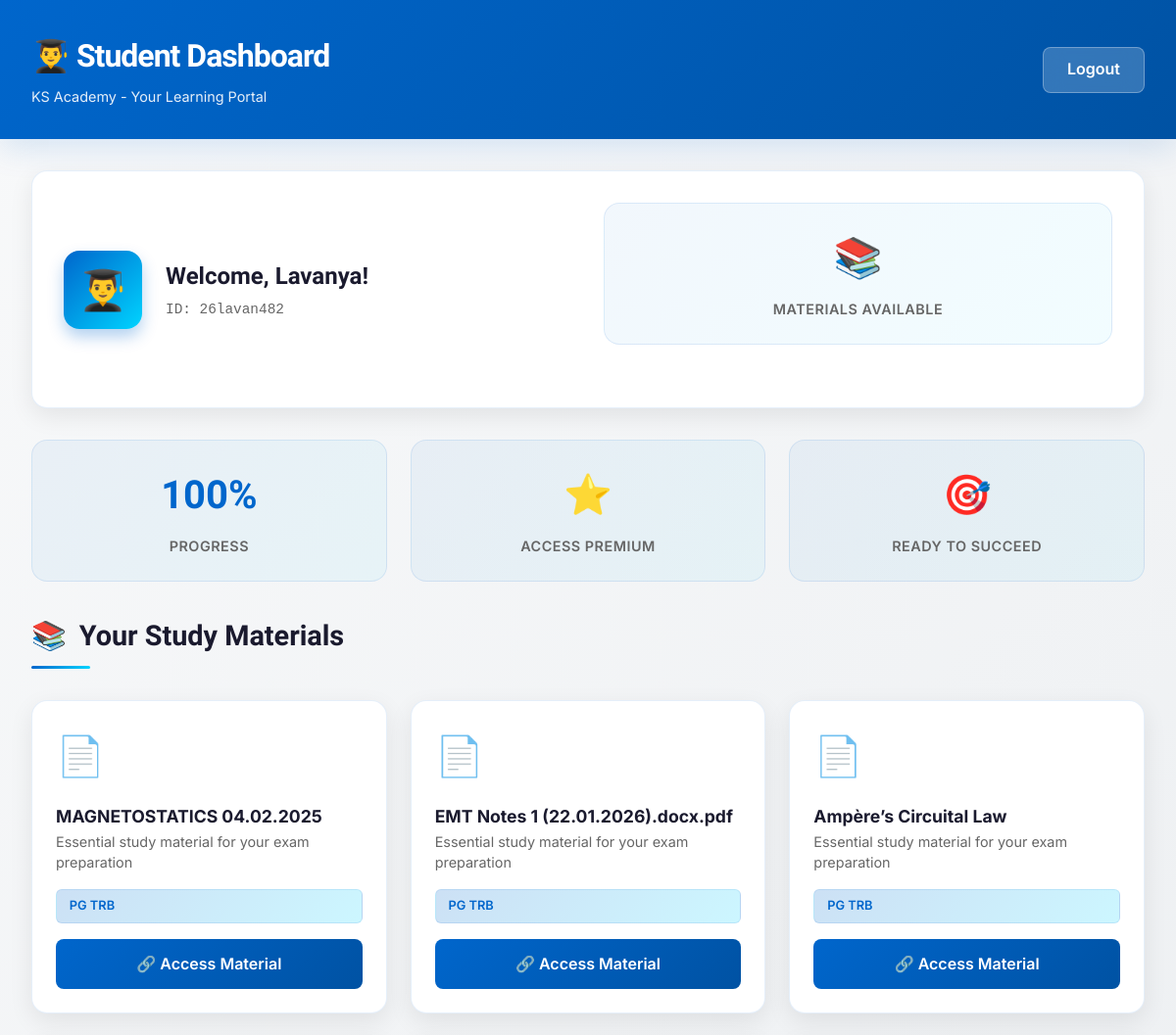
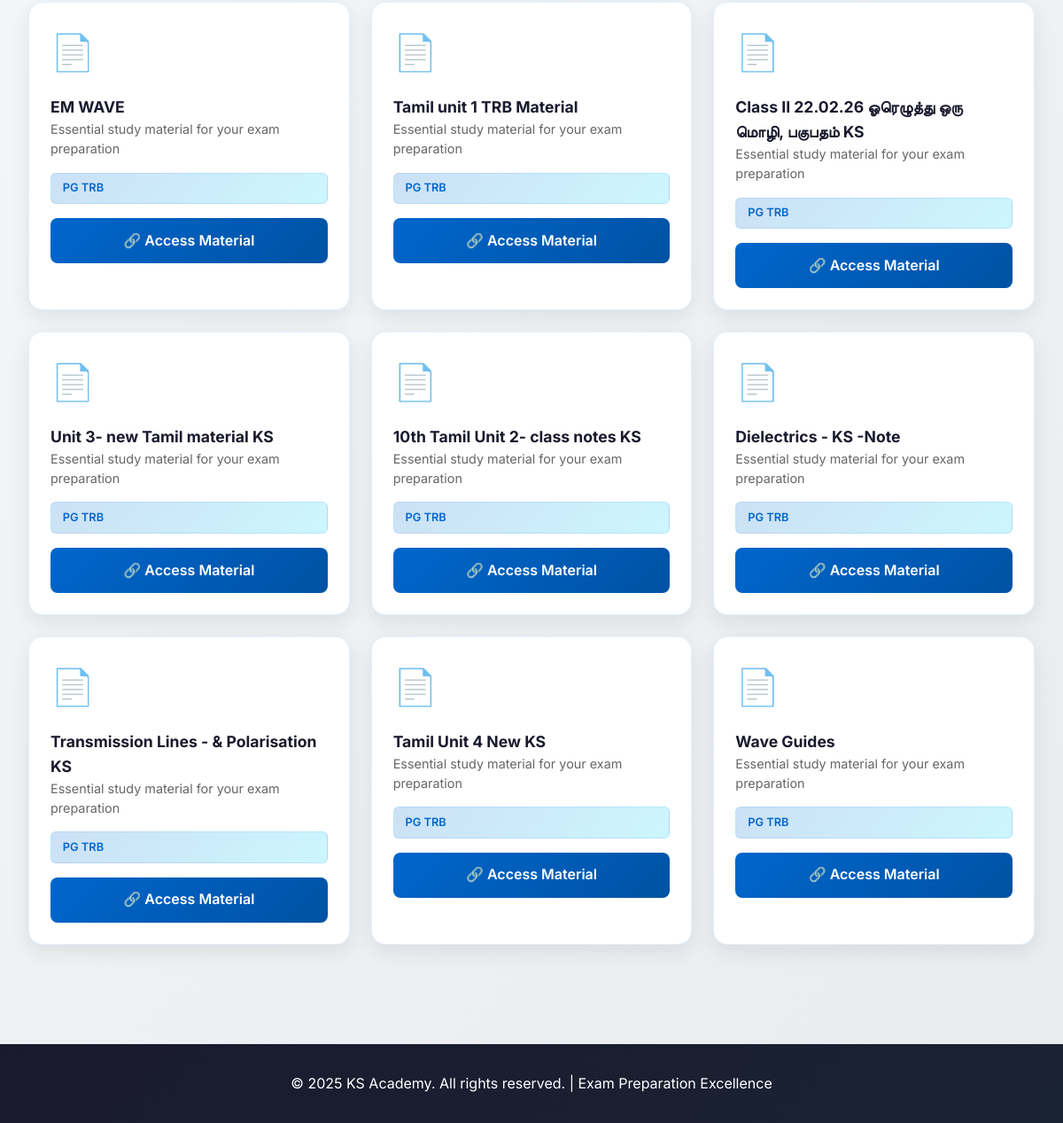
/student (signed in), run on the app's committed database (2 pictures, top to bottom).
### tables this page shows
CREATE TABLE students (
        id INTEGER PRIMARY KEY AUTOINCREMENT,
        name TEXT NOT NULL,
        userid TEXT NOT NULL UNIQUE,
        password TEXT NOT NULL,
        category TEXT NOT NULL
    );

CREATE TABLE materials (
        id INTEGER PRIMARY KEY AUTOINCREMENT,
        title TEXT NOT NULL,
        link TEXT NOT NULL,
        category TEXT NOT NULL
    );

### app.py (the view)
@app.route('/student')
def student():
    if not session.get('user') or session['user'] == 'admin':
        return redirect('/login')
    with get_db() as con:
        cur = con.cursor()
        cur.execute("SELECT name, category FROM students WHERE userid = ?", (session['user'],))
        student_data = cur.fetchone()
        if student_data:
            materials = con.execute("SELECT * FROM materials WHERE category = ?", (student_data[1],)).fetchall()
        else:
            materials = []
    return render_template("student.html",
                           student_name=student_data[0] if student_data else '',
                           userid=session.get('user'),
                           materials=materials)

### app.py (called while the page is built)
def get_db():
    conn = sqlite3.connect('data.db', check_same_thread=False)
    return conn

### templates/student.html (shortened to what this page needs)
<!DOCTYPE html>
<html lang="en">
<head>
</head>
<body>
    <header>
        <div class="header-container">
            <div class="header-content">
                <h1>👨‍🎓 Student Dashboard</h1>
                <p class="header-subtitle">KS Academy - Your Learning Portal</p>
            </div>
            <a href="{{ url_for('logout') }}" class="logout-btn">Logout</a>
        </div>
    </header>
    <div class="container">
        <section class="profile-section">
            <div class="profile-content">
                <div class="profile-avatar">👨‍🎓</div>
                <div class="profile-info">
                    <h2>Welcome, {{ student_name }}!</h2>
                    <p class="profile-id">ID: {{ userid }}</p>
                </div>
            </div>
            <div class="stats-grid">
                <div class="stat-card">
                    <div class="stat-value">📚</div>
                    <div class="stat-label">Materials Available</div>
                </div>
            </div>
        </section>
        <div class="stats-grid">
            <div class="stat-card">
                <div class="stat-value">100%</div>
                <div class="stat-label">Progress</div>
            </div>
            <div class="stat-card">
                <div class="stat-value">⭐</div>
                <div class="stat-label">Access Premium</div>
            </div>
            <div class="stat-card">
                <div class="stat-value">🎯</div>
                <div class="stat-label">Ready to Succeed</div>
            </div>
        </div>
        <section>
            <div class="section-header">
                <h3>
                    <span>📚</span>
                    Your Study Materials
                </h3>
                <div class="section-underline"></div>
            </div>
            {% if materials %}
            <div class="materials-grid">
                {% for mat in materials %}
                <div class="material-card">
                    <div class="material-icon">📄</div>
                    <div>
                        <h4 class="material-title">{{ mat[1] }}</h4>
                        <p class="material-description">Essential study material for your exam preparation</p>
                    </div>
                    <div class="material-category">{{ mat[3] if mat|length > 3 else 'Study Material' }}</div>
                    <a href="{{ mat[2] }}" target="_blank" class="material-link">
                        🔗 Access Material
                    </a>
                </div>
                {% endfor %}
            </div>
            {% else %}
            <div class="empty-state">
                <div class="empty-state-icon">📭</div>
                <h4>No Materials Yet</h4>
                <p>Your study materials will appear here. Check back soon!</p>
            </div>
            {% endif %}
        </section>
    </div>
    <footer>
        <p>&copy; 2025 KS Academy. All rights reserved. | Exam Preparation Excellence</p>
    </footer>
</body>
</html>

### templates/student.html (style rules this page uses)
:root { --primary: #0066cc; --primary-dark: #0052a3; --secondary: #ff6b35; --accent: #00d4ff; --success: #2ecc71; --text-dark: #1a1a2e; --text-light: #f5f5f5; --bg-light: #f8f9fa; --border-color: rgba(0, 102, 204, 0.1); }
* { margin: 0; padding: 0; box-sizing: border-box; }
html { scroll-behavior: smooth; }
body { font-family: 'Inter', -apple-system, BlinkMacSystemFont, 'Segoe UI', sans-serif; background: linear-gradient(135deg, var(--bg-light) 0%, #e9ecef 100%); color: var(--text-dark); line-height: 1.6; }
header { background: linear-gradient(135deg, var(--primary) 0%, var(--primary-dark) 100%); color: white; padding: 2rem; box-shadow: 0 8px 32px rgba(0, 102, 204, 0.15); animation: slideInDown 0.6s ease-out; }
.header-container { max-width: 1200px; margin: 0 auto; display: flex; justify-content: space-between; align-items: center; }
.header-content h1 { font-family: 'Clash Display', sans-serif; font-size: 2rem; font-weight: 700; letter-spacing: -1px; margin-bottom: 0.25rem; }
.header-subtitle { font-size: 0.9rem; opacity: 0.9; }
.logout-btn { background: rgba(255, 255, 255, 0.2); color: white; padding: 0.6rem 1.5rem; border: 1px solid rgba(255, 255, 255, 0.3); border-radius: 8px; text-decoration: none; font-weight: 600; transition: all 0.3s ease; backdrop-filter: blur(10px); }
.container { max-width: 1200px; margin: 0 auto; padding: 2rem; }
.profile-section { background: white; padding: 2rem; border-radius: 16px; box-shadow: 0 8px 24px rgba(0, 0, 0, 0.08); margin-bottom: 2rem; animation: slideInUp 0.6s ease-out; border: 1px solid var(--border-color); display: grid; grid-template-columns: 1fr 1fr; gap: 2rem; align-items: center; }
.profile-content { display: flex; align-items: center; gap: 1.5rem; }
.profile-avatar { width: 80px; height: 80px; background: linear-gradient(135deg, var(--primary), var(--accent)); border-radius: 16px; display: flex; align-items: center; justify-content: center; font-size: 2.5rem; box-shadow: 0 8px 16px rgba(0, 102, 204, 0.3); }
.profile-info h2 { font-family: 'Clash Display', sans-serif; font-size: 1.5rem; margin-bottom: 0.25rem; }
.profile-id { color: #666; font-size: 0.9rem; font-family: 'Space Mono', monospace; }
.stats-grid { display: grid; grid-template-columns: repeat(auto-fit, minmax(200px, 1fr)); gap: 1.5rem; margin-bottom: 2rem; }
.stat-card { background: linear-gradient(135deg, rgba(0, 102, 204, 0.05), rgba(0, 212, 255, 0.05)); padding: 1.5rem; border-radius: 16px; border: 1px solid var(--border-color); text-align: center; transition: all 0.3s ease; animation: scaleIn 0.6s ease-out; }
.stat-value { font-family: 'Clash Display', sans-serif; font-size: 2.5rem; font-weight: 700; color: var(--primary); margin-bottom: 0.5rem; }
.stat-label { color: #666; font-size: 0.9rem; font-weight: 600; text-transform: uppercase; letter-spacing: 0.5px; }
.section-header { margin-bottom: 2rem; }
.section-header h3 { font-family: 'Clash Display', sans-serif; font-size: 1.8rem; color: var(--text-dark); display: flex; align-items: center; gap: 0.8rem; margin-bottom: 0.5rem; }
.section-underline { width: 60px; height: 3px; background: linear-gradient(90deg, var(--primary), var(--accent)); border-radius: 2px; }
.materials-grid { display: grid; grid-template-columns: repeat(auto-fill, minmax(300px, 1fr)); gap: 1.5rem; margin-bottom: 2rem; }
.material-card { background: white; border-radius: 16px; padding: 1.5rem; box-shadow: 0 8px 24px rgba(0, 0, 0, 0.08); border: 1px solid var(--border-color); transition: all 0.3s ease; animation: slideInUp 0.6s ease-out; display: flex; flex-direction: column; gap: 1rem; }
.material-icon { font-size: 2.5rem; }
.material-title { font-weight: 700; font-size: 1.1rem; color: var(--text-dark); }
.material-description { color: #666; font-size: 0.9rem; line-height: 1.5; }
.material-category { display: inline-block; background: linear-gradient(135deg, rgba(0, 102, 204, 0.2), rgba(0, 212, 255, 0.2)); color: var(--primary); padding: 0.4rem 0.8rem; border-radius: 6px; font-size: 0.8rem; font-weight: 600; border: 1px solid var(--border-color); }
.material-link { background: linear-gradient(135deg, var(--primary), var(--primary-dark)); color: white; padding: 0.8rem 1rem; border-radius: 8px; text-decoration: none; font-weight: 600; text-align: center; transition: all 0.3s ease; display: block; }
footer { background: linear-gradient(135deg, var(--text-dark) 0%, #1a2332 100%); color: white; text-align: center; padding: 2rem; margin-top: 3rem; }
footer p { margin: 0; }

### data on the page
students: name "Lavanya", userid "26lavan482"
materials: title "MAGNETOSTATICS 04.02.2025", category "PG TRB"
materials: title "EMT Notes 1 (22.01.2026).docx.pdf", category "PG TRB"
materials: title "Ampère’s Circuital Law", category "PG TRB"
materials: title "EM WAVE", category "PG TRB"
materials: title "Tamil unit 1 TRB Material", category "PG TRB"
materials: title "Class II 22.02.26 ஓரெழுத்து ஒரு மொழி, பகுபதம் KS", category "PG TRB"
materials: title "Unit 3- new Tamil material KS", category "PG TRB"
materials: title "10th Tamil Unit 2- class notes KS", category "PG TRB"
materials: title "Dielectrics - KS -Note", category "PG TRB"
materials: title "Transmission Lines - & Polarisation KS", category "PG TRB"
materials: title "Tamil Unit 4 New KS", category "PG TRB"
materials: title "Wave Guides", category "PG TRB"
